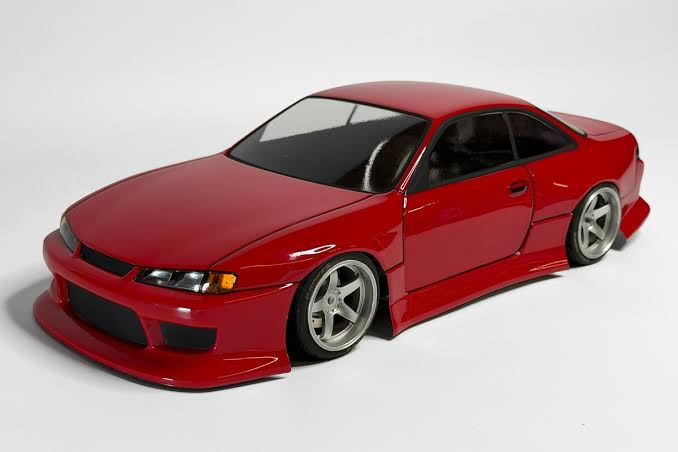
#> input picture tools/reference-s14.jpg, 678 x 452 px
$ python -i make_textures.py   (imports and definitions only)
#> lines starting #> are read from the running program, lines starting #| are printed output that depends on the picture
#> further down, picture is the input picture: PIL image 678x452 RGB; mean R, G, B 182, 152.4, 153
"""Shrink the downloaded CC0 / public-domain photos to small early-2000s style textures
(tools/textures/*.jpg) and embed them into index.html as `const IMG = {...}` (one line).

Usage: python3 tools/make_textures.py <download dir>
The download dir holds the source files named as in SOURCES below (see tools/textures/SOURCES.md)."""
import base64, io, json, pathlib, re, sys
from PIL import Image, ImageDraw, ImageEnhance, ImageOps

ROOT = pathlib.Path(__file__).resolve().parent.parent
OUT = ROOT / 'tools' / 'textures'
src = pathlib.Path(sys.argv[1]) if len(sys.argv) > 1 else None

def load(name): return Image.open(src / name).convert('RGB')
def square(im, size): s = min(im.size); w, h = im.size; return im.crop(((w - s) // 2, (h - s) // 2, (w + s) // 2, (h + s) // 2)).resize((size, size), Image.LANCZOS)
def tint(im, rgb, amount=1.0):
    g = ImageOps.grayscale(im); col = ImageOps.colorize(g, (0, 0, 0), rgb).convert('RGB'); return Image.blend(im, col, amount)
def crunch(im):  # early-2000s look: a touch more contrast and saturation, posterised slightly
    im = ImageEnhance.Contrast(im).enhance(1.12); im = ImageEnhance.Color(im).enhance(1.15)
    return ImageOps.posterize(im, 6)

# ---- textures sampled from the reference photo of the arena (ref_arena.jpg, supplied by the project owner) ----
def flatten(im, radius=40):
    # take out the photo's lighting: divide by a heavy blur, keep the mean colour
#> called with radius = 40
    from PIL import ImageFilter, ImageStat
    blur = im.filter(ImageFilter.GaussianBlur(radius)); mean = ImageStat.Stat(im).mean
#> after `blur = im.filter(ImageFilter.GaussianBlur(radius))`:
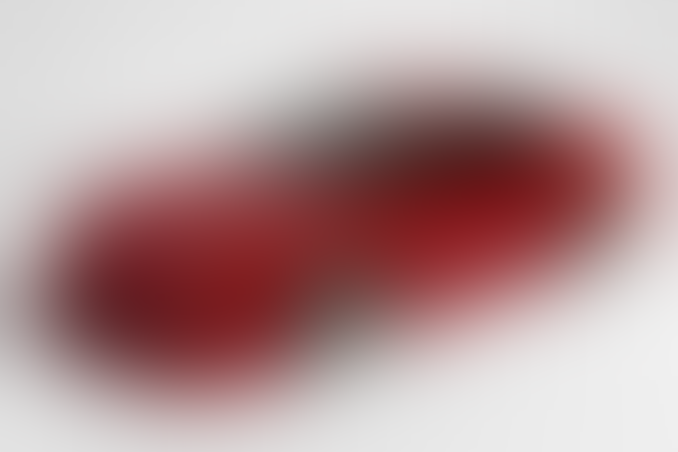
#> blur: PIL image 678x452 RGB; mean R, G, B 182.4, 152.9, 153.5
#> after `mean = ImageStat.Stat(im).mean`: mean = [182, 152.4, 153]
    a, b = im.load(), blur.load(); out = Image.new('RGB', im.size); o = out.load()
#> after `out = Image.new('RGB', im.size)`: out: PIL image 678x452 RGB; every value is 0
    for y in range(im.height):
        for x in range(im.width):
            o[x, y] = tuple(max(0, min(255, int(a[x, y][c] / max(8, b[x, y][c]) * mean[c]))) for c in range(3))
    return out
def seamless(im):
    # blend with a half-shifted copy so opposite edges meet (classic offset-and-feather tiling)
    from PIL import ImageChops
    w, h = im.size; rolled = ImageChops.offset(im, w // 2, h // 2)
    mask = Image.new('L', (w, h)); m = mask.load()
    for y in range(h):
        for x in range(w): m[x, y] = int(255 * min(1, 2.2 * min(x, w - 1 - x) / w * 2) * min(1, 2.2 * min(y, h - 1 - y) / h * 2))
    return Image.composite(im, rolled, mask)
def ref(box, size, flat=40, tile=True, sharpen=1.3):
    im = load('ref_arena.jpg').crop(box).resize(size, Image.LANCZOS)
    if flat: im = flatten(im, flat)
    if tile: im = seamless(im)
    return ImageEnhance.Sharpness(im).enhance(sharpen)
def grainy(im, amp=10, seed=3):
    import random; r = random.Random(seed); px = im.load()
    for y in range(im.height):
        for x in range(im.width): n = int((r.random() - 0.5) * amp); px[x, y] = tuple(max(0, min(255, c + n)) for c in px[x, y])
    return im
def flag(name):
    im = Image.open(src / name).convert('RGBA'); bg = Image.new('RGBA', im.size, (255, 255, 255, 255)); bg.alpha_composite(im)
    return bg.convert('RGB').resize((128, 80), Image.LANCZOS)
def grey(im): return ImageOps.grayscale(im).convert('RGB')
# [23 lines not run here, left out]
# [1 line that did not run here, left out]
# [1 line that did not run here, left out]
# [1 line that did not run here, left out]
# [2 lines that did not run here, left out]
# [2 lines not run here, left out]

>>> from PIL import Image
>>> picture = Image.open('reference-s14.jpg')
>>> result = flatten(picture)
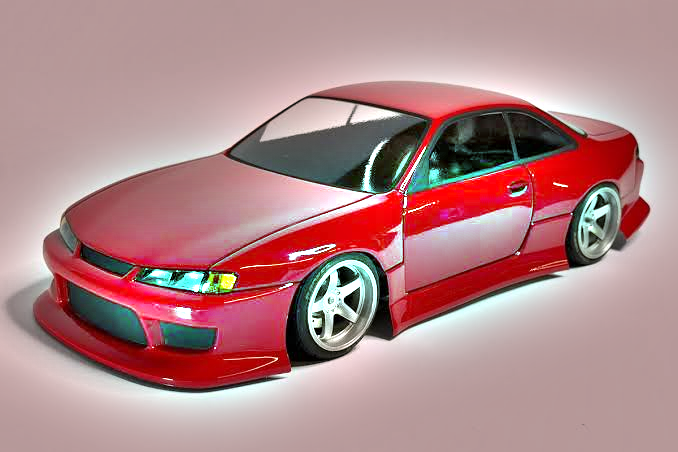
#> result: PIL image 678x452 RGB; mean R, G, B 176.9, 134.7, 136.6
